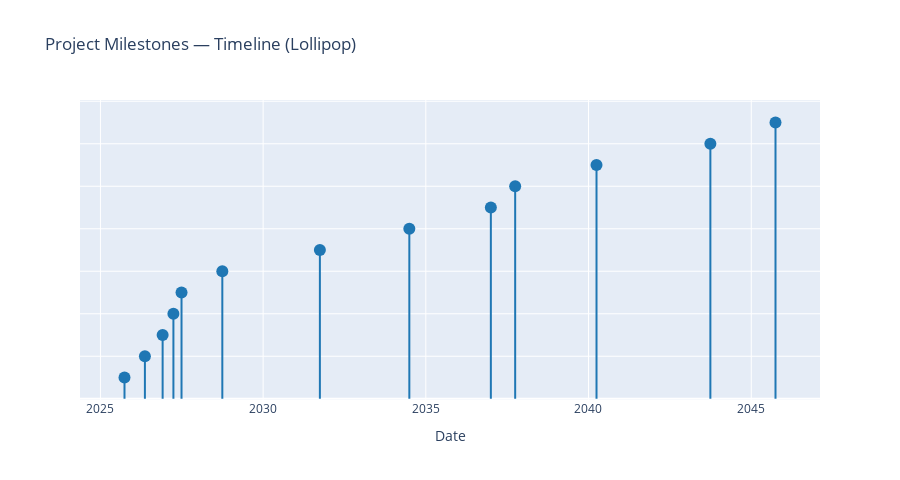

Notebook source saved alongside this figure:
### Markdown cell above
## 4) Project Milestones

| # | Milestone | Target Date | Owner |
|---|---|---|---|
| M1 | Part‑2 Baseline Approved (this package) | 2025‑09‑28 | PMO |
| M2 | Seed Gen‑0 prototype functional | 2026‑05‑15 | Seed R&D Lead |
| M3 | Ground demo: partial replication (structural) | 2026‑11‑30 | IV&V Lead |
| M4 | Mass driver PDR complete | 2027‑03‑31 | Launch Systems Lead |
| M5 | Payload‑centric autonomy v1 validated | 2027‑06‑30 | Autonomy Lead |
| M6 | Mercury pathfinder launch | 2028‑09‑30 | Mission Director |
| M7 | In‑situ replication ≥1 unit/day | 2031‑09‑30 | Surface Ops Lead |
| M8 | First reflector panels launched to solar orbit | 2034‑06‑30 | Launch Ops |
| M9 | Power‑beaming pilot to Earth rectenna | 2036‑12‑31 | Beaming Lead |
| M10 | Industrial scale‑up (≥10 MW(e)/day per cluster) | 2037‑09‑30 | Mfg Director |
| M11 | Multi‑driver launch network online | 2040‑03‑31 | Launch Systems |
| M12 | Phase‑4 energy delivery to Earth (sustained) | 2043‑09‑30 | Grid Liaison |
| M13 | ≥20 TW net delivered to Earth | 2045‑09‑30 | Program Exec |

### Code cell
# %%
# Milestone lollipop timeline
import pandas as pd
import plotly.graph_objects as go

milestones = [
    ("M1","2025-09-28","PMO"),
    ("M2","2026-05-15","Seed R&D Lead"),
    ("M3","2026-11-30","IV&V Lead"),
    ("M4","2027-03-31","Launch Systems Lead"),
    ("M5","2027-06-30","Autonomy Lead"),
    ("M6","2028-09-30","Mission Director"),
    ("M7","2031-09-30","Surface Ops Lead"),
    ("M8","2034-06-30","Launch Ops"),
    ("M9","2036-12-31","Beaming Lead"),
    ("M10","2037-09-30","Mfg Director"),
    ("M11","2040-03-31","Launch Systems"),
    ("M12","2043-09-30","Grid Liaison"),
    ("M13","2045-09-30","Program Exec"),
]

ms_df = pd.DataFrame(milestones, columns=["Milestone","Date","Owner"])
ms_df['Date'] = pd.to_datetime(ms_df['Date'])
ms_df['y'] = range(1, len(ms_df)+1)

fig = go.Figure()
fig.add_trace(go.Scatter(x=ms_df['Date'], y=ms_df['y'], mode='markers',
                         marker=dict(size=12, color='#1f77b4'),
                         text=ms_df['Milestone'] + " — " + ms_df['Owner'],
                         hovertemplate="%{text}<br>%{x|%Y-%m-%d}<extra></extra>"))
for i, row in ms_df.iterrows():
    fig.add_shape(type='line', x0=row['Date'], x1=row['Date'], y0=0, y1=row['y'], line=dict(color='#1f77b4', width=2))

fig.update_layout(title='Project Milestones — Timeline (Lollipop)', xaxis_title='Date', yaxis=dict(title='', showticklabels=False), height=480)
fig.show()

### Figure 1 — Plotly figure (JSON) as saved in the notebook; plotly's stock layout.template omitted (floating-point values rounded to 4 significant figures)
{"data": [{"hovertemplate": "%{text}<br>%{x|%Y-%m-%d}<extra></extra>", "marker": {"color": "#1f77b4", "size": 12}, "mode": "markers", "text": ["M1 — PMO", "M2 — Seed R&D Lead", "M3 — IV&V Lead", "M4 — Launch Systems Lead", "M5 — Autonomy Lead", "M6 — Mission Director", "M7 — Surface Ops Lead", "M8 — Launch Ops", "M9 — Beaming Lead", "M10 — Mfg Director", "M11 — Launch Systems", "M12 — Grid Liaison", "M13 — Program Exec"], "type": "scatter", "x": ["2025-09-28T00:00:00.000000000", "2026-05-15T00:00:00.000000000", "2026-11-30T00:00:00.000000000", "2027-03-31T00:00:00.000000000", "2027-06-30T00:00:00.000000000", "2028-09-30T00:00:00.000000000", "2031-09-30T00:00:00.000000000", "2034-06-30T00:00:00.000000000", "2036-12-31T00:00:00.000000000", "2037-09-30T00:00:00.000000000", "2040-03-31T00:00:00.000000000", "2043-09-30T00:00:00.000000000", "2045-09-30T00:00:00.000000000"], "y": [1, 2, 3, 4, 5, 6, 7, 8, 9, 10, 11, 12, 13]}], "layout": {"height": 480, "shapes": [{"line": {"color": "#1f77b4", "width": 2}, "type": "line", "x0": "2025-09-28T00:00:00", "x1": "2025-09-28T00:00:00", "y0": 0, "y1": 1}, {"line": {"color": "#1f77b4", "width": 2}, "type": "line", "x0": "2026-05-15T00:00:00", "x1": "2026-05-15T00:00:00", "y0": 0, "y1": 2}, {"line": {"color": "#1f77b4", "width": 2}, "type": "line", "x0": "2026-11-30T00:00:00", "x1": "2026-11-30T00:00:00", "y0": 0, "y1": 3}, {"line": {"color": "#1f77b4", "width": 2}, "type": "line", "x0": "2027-03-31T00:00:00", "x1": "2027-03-31T00:00:00", "y0": 0, "y1": 4}, {"line": {"color": "#1f77b4", "width": 2}, "type": "line", "x0": "2027-06-30T00:00:00", "x1": "2027-06-30T00:00:00", "y0": 0, "y1": 5}, {"line": {"color": "#1f77b4", "width": 2}, "type": "line", "x0": "2028-09-30T00:00:00", "x1": "2028-09-30T00:00:00", "y0": 0, "y1": 6}, {"line": {"color": "#1f77b4", "width": 2}, "type": "line", "x0": "2031-09-30T00:00:00", "x1": "2031-09-30T00:00:00", "y0": 0, "y1": 7}, {"line": {"color": "#1f77b4", "width": 2}, "type": "line", "x0": "2034-06-30T00:00:00", "x1": "2034-06-30T00:00:00", "y0": 0, "y1": 8}, {"line": {"color": "#1f77b4", "width": 2}, "type": "line", "x0": "2036-12-31T00:00:00", "x1": "2036-12-31T00:00:00", "y0": 0, "y1": 9}, {"line": {"color": "#1f77b4", "width": 2}, "type": "line", "x0": "2037-09-30T00:00:00", "x1": "2037-09-30T00:00:00", "y0": 0, "y1": 10}, {"line": {"color": "#1f77b4", "width": 2}, "type": "line", "x0": "2040-03-31T00:00:00", "x1": "2040-03-31T00:00:00", "y0": 0, "y1": 11}, {"line": {"color": "#1f77b4", "width": 2}, "type": "line", "x0": "2043-09-30T00:00:00", "x1": "2043-09-30T00:00:00", "y0": 0, "y1": 12}, {"line": {"color": "#1f77b4", "width": 2}, "type": "line", "x0": "2045-09-30T00:00:00", "x1": "2045-09-30T00:00:00", "y0": 0, "y1": 13}], "title": {"text": "Project Milestones — Timeline (Lollipop)"}, "xaxis": {"title": {"text": "Date"}}, "yaxis": {"showticklabels": false, "title": {"text": ""}}}}
